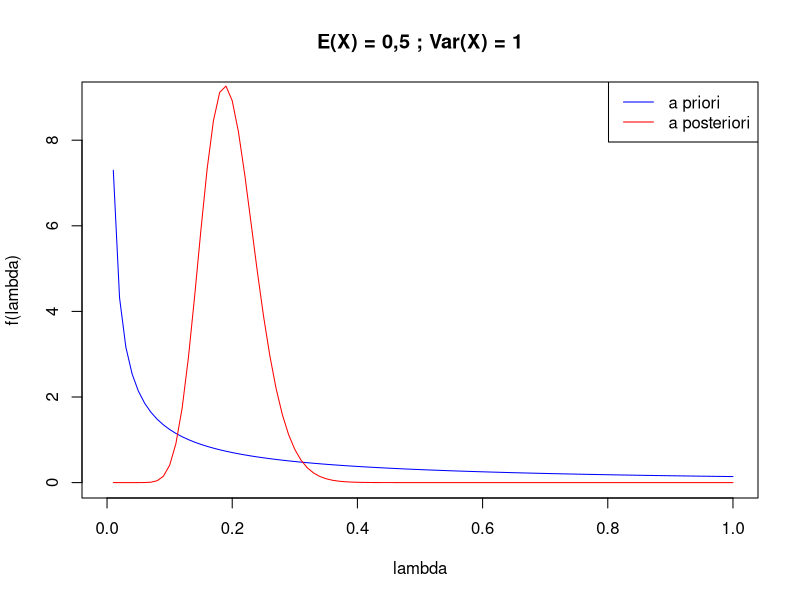
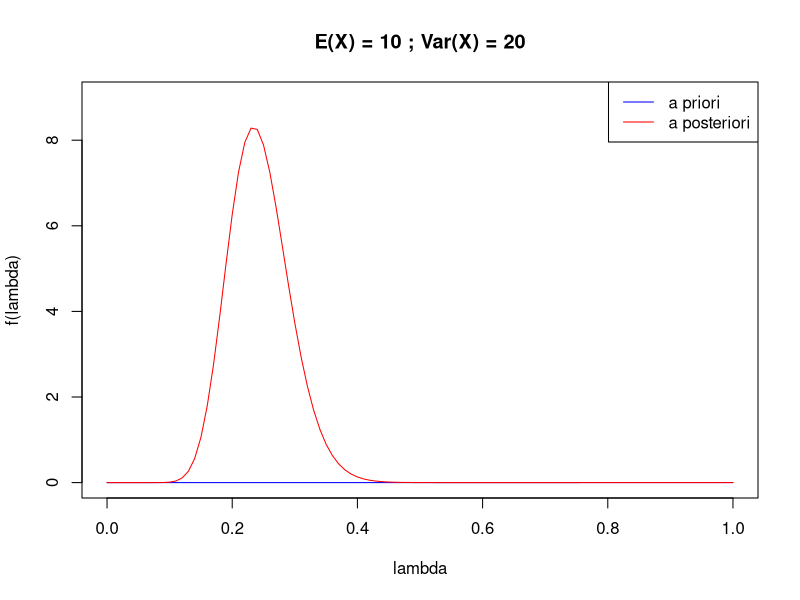

These charts were generated, in order, by the following R code:
# setwd(...)

# Zad 2
n <- 20
t_mean <- 5.1

# a)
support_1 <-seq(0, 1, 0.01)
EX_1 <- 0.5
VX_1 <- 1
alpha_1 <- (EX_1)^2/VX_1
beta_1 <- VX_1/EX_1
priori_1 <- dgamma(support_1, shape = alpha_1, scale = beta_1)
raw_posteriori_1 <- function(x)
{
  dgamma(x, shape = alpha_1, scale = beta_1)*(x^n)*exp(-x*n*t_mean)
}
const_1 <- integrate(raw_posteriori_1, lower = 0, upper = Inf)$value 
posteriori_1 <- raw_posteriori_1(support_1)/const_1
plot(support_1, priori_1, ylim = c(0, 9), type = 'l', col = "blue", xlab = 'lambda', ylab = 'f(lambda)')
lines(support_1, posteriori_1, col = "red")
legend(x = "topright", 1, lty = 1, legend = c("a priori", "a posteriori"), col = c("blue", "red"))
title("E(X) = 0,5 ; Var(X) = 1")
# Znalezienie lambdy, dla której pstwo posteriori jest największe
max_prob_1 <- support_1[which.max(posteriori_1)]

# b)
support_2 <-seq(0, 1, 0.01)
EX_2 <- 10
VX_2 <- 20
alpha_2 <- (EX_2)^2/VX_2
beta_2 <- VX_2/EX_2
priori_2 <- dgamma(support_2, shape = alpha_2, scale = beta_2)
raw_posteriori_2 <- function(x)
{
  dgamma(x, shape = alpha_2, scale = beta_2)*(x^n)*exp(-x*n*t_mean)
}
const_2 <- integrate(raw_posteriori_2, lower = 0, upper = Inf)$value 
posteriori_2 <- raw_posteriori_2(support_2)/const_2
plot(support_2, priori_2, ylim = c(0, 9), type = 'l', col = "blue", xlab = 'lambda', ylab = 'f(lambda)')
lines(support_2, posteriori_2, col = "red")
legend(x = "topright", 1, lty = 1, legend = c("a priori", "a posteriori"), col = c("blue", "red"))
title("E(X) = 10 ; Var(X) = 20")
max_prob_2 <- support_2[which.max(posteriori_2)]